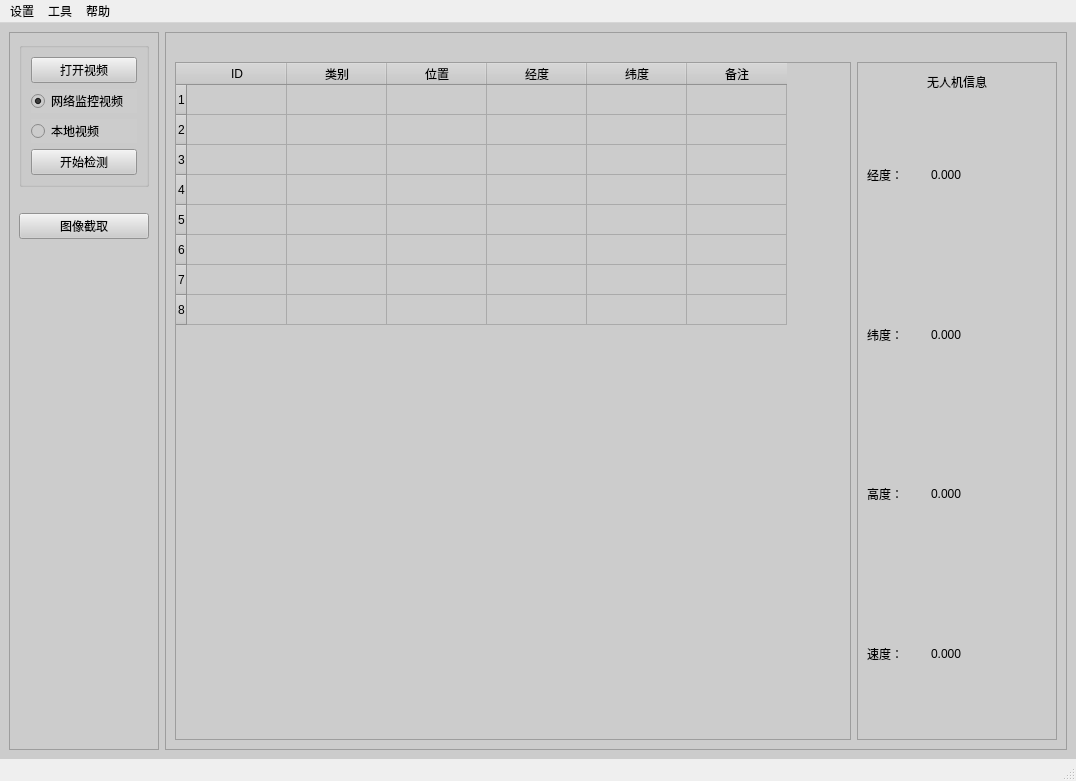
<?xml version="1.0" encoding="UTF-8"?>
<ui version="4.0">
 <class>MainWindow</class>
 <widget class="QMainWindow" name="MainWindow">
  <property name="geometry">
   <rect>
    <x>0</x>
    <y>0</y>
    <width>1076</width>
    <height>781</height>
   </rect>
  </property>
  <property name="windowTitle">
   <string>边疆监控软件——中电科特飞</string>
  </property>
  <widget class="QWidget" name="centralwidget">
   <property name="styleSheet">
    <string notr="true">background-color: rgb(204, 204, 204);</string>
   </property>
   <layout class="QHBoxLayout" name="horizontalLayout_2">
    <item>
     <layout class="QHBoxLayout" name="horizontalLayout" stretch="0,1">
      <item>
       <widget class="QFrame" name="frame_2">
        <property name="minimumSize">
         <size>
          <width>150</width>
          <height>0</height>
         </size>
        </property>
        <property name="maximumSize">
         <size>
          <width>130</width>
          <height>16777215</height>
         </size>
        </property>
        <property name="frameShape">
         <enum>QFrame::StyledPanel</enum>
        </property>
        <property name="frameShadow">
         <enum>QFrame::Raised</enum>
        </property>
        <layout class="QVBoxLayout" name="verticalLayout_4">
         <item>
          <widget class="QGroupBox" name="groupBox">
           <property name="title">
            <string/>
           </property>
           <layout class="QVBoxLayout" name="verticalLayout_2">
            <item>
             <widget class="QPushButton" name="pushButton">
              <property name="text">
               <string>打开视频</string>
              </property>
             </widget>
            </item>
            <item>
             <widget class="QRadioButton" name="radioButton_2">
              <property name="text">
               <string>网络监控视频</string>
              </property>
              <property name="checked">
               <bool>true</bool>
              </property>
              <attribute name="buttonGroup">
               <string notr="true">buttonGroup</string>
              </attribute>
             </widget>
            </item>
            <item>
             <widget class="QRadioButton" name="radioButton_3">
              <property name="text">
               <string>本地视频</string>
              </property>
              <attribute name="buttonGroup">
               <string notr="true">buttonGroup</string>
              </attribute>
             </widget>
            </item>
            <item>
             <widget class="QPushButton" name="pushButton_2">
              <property name="text">
               <string>开始检测</string>
              </property>
             </widget>
            </item>
           </layout>
          </widget>
         </item>
         <item>
          <spacer name="verticalSpacer_2">
           <property name="orientation">
            <enum>Qt::Vertical</enum>
           </property>
           <property name="sizeType">
            <enum>QSizePolicy::Fixed</enum>
           </property>
           <property name="sizeHint" stdset="0">
            <size>
             <width>20</width>
             <height>20</height>
            </size>
           </property>
          </spacer>
         </item>
         <item>
          <widget class="QPushButton" name="pushButton_3">
           <property name="text">
            <string>图像截取</string>
           </property>
          </widget>
         </item>
         <item>
          <spacer name="verticalSpacer">
           <property name="orientation">
            <enum>Qt::Vertical</enum>
           </property>
           <property name="sizeType">
            <enum>QSizePolicy::Expanding</enum>
           </property>
           <property name="sizeHint" stdset="0">
            <size>
             <width>20</width>
             <height>40</height>
            </size>
           </property>
          </spacer>
         </item>
        </layout>
       </widget>
      </item>
      <item>
       <widget class="QFrame" name="frame">
        <property name="minimumSize">
         <size>
          <width>810</width>
          <height>0</height>
         </size>
        </property>
        <property name="frameShape">
         <enum>QFrame::StyledPanel</enum>
        </property>
        <property name="frameShadow">
         <enum>QFrame::Raised</enum>
        </property>
        <layout class="QVBoxLayout" name="verticalLayout_3">
         <item>
          <widget class="QLabel" name="label">
           <property name="minimumSize">
            <size>
             <width>1</width>
             <height>1</height>
            </size>
           </property>
           <property name="maximumSize">
            <size>
             <width>1024</width>
             <height>800</height>
            </size>
           </property>
           <property name="sizeIncrement">
            <size>
             <width>1</width>
             <height>0</height>
            </size>
           </property>
           <property name="text">
            <string/>
           </property>
           <property name="pixmap">
            <pixmap>resources/icons/background.png</pixmap>
           </property>
           <property name="scaledContents">
            <bool>true</bool>
           </property>
          </widget>
         </item>
         <item>
          <layout class="QHBoxLayout" name="horizontalLayout_3">
           <item>
            <widget class="QTableWidget" name="tableWidget">
             <property name="minimumSize">
              <size>
               <width>1</width>
               <height>100</height>
              </size>
             </property>
             <property name="rowCount">
              <number>8</number>
             </property>
             <property name="columnCount">
              <number>6</number>
             </property>
             <row/>
             <row/>
             <row/>
             <row/>
             <row/>
             <row/>
             <row/>
             <row/>
             <column>
              <property name="text">
               <string>ID</string>
              </property>
             </column>
             <column>
              <property name="text">
               <string>类别</string>
              </property>
             </column>
             <column>
              <property name="text">
               <string>位置</string>
              </property>
             </column>
             <column>
              <property name="text">
               <string>经度</string>
              </property>
             </column>
             <column>
              <property name="text">
               <string>纬度</string>
              </property>
             </column>
             <column>
              <property name="text">
               <string>备注</string>
              </property>
             </column>
            </widget>
           </item>
           <item>
            <widget class="QFrame" name="frame_3">
             <property name="maximumSize">
              <size>
               <width>200</width>
               <height>16777215</height>
              </size>
             </property>
             <property name="frameShape">
              <enum>QFrame::StyledPanel</enum>
             </property>
             <property name="frameShadow">
              <enum>QFrame::Raised</enum>
             </property>
             <layout class="QVBoxLayout" name="verticalLayout">
              <item>
               <widget class="QLabel" name="label_8">
                <property name="maximumSize">
                 <size>
                  <width>16777215</width>
                  <height>20</height>
                 </size>
                </property>
                <property name="text">
                 <string>无人机信息</string>
                </property>
                <property name="alignment">
                 <set>Qt::AlignCenter</set>
                </property>
               </widget>
              </item>
              <item>
               <layout class="QGridLayout" name="gridLayout" columnstretch="1,2">
                <item row="0" column="0">
                 <widget class="QLabel" name="label_2">
                  <property name="text">
                   <string>经度：</string>
                  </property>
                 </widget>
                </item>
                <item row="0" column="1">
                 <widget class="QLabel" name="label_3">
                  <property name="text">
                   <string>0.000</string>
                  </property>
                 </widget>
                </item>
                <item row="1" column="0">
                 <widget class="QLabel" name="label_4">
                  <property name="text">
                   <string>纬度：</string>
                  </property>
                 </widget>
                </item>
                <item row="1" column="1">
                 <widget class="QLabel" name="label_5">
                  <property name="text">
                   <string>0.000</string>
                  </property>
                 </widget>
                </item>
                <item row="2" column="0">
                 <widget class="QLabel" name="label_6">
                  <property name="text">
                   <string>高度：</string>
                  </property>
                 </widget>
                </item>
                <item row="2" column="1">
                 <widget class="QLabel" name="label_7">
                  <property name="text">
                   <string>0.000</string>
                  </property>
                 </widget>
                </item>
                <item row="3" column="0">
                 <widget class="QLabel" name="label_9">
                  <property name="text">
                   <string>速度：</string>
                  </property>
                 </widget>
                </item>
                <item row="3" column="1">
                 <widget class="QLabel" name="label_10">
                  <property name="text">
                   <string>0.000</string>
                  </property>
                 </widget>
                </item>
               </layout>
              </item>
             </layout>
            </widget>
           </item>
          </layout>
         </item>
        </layout>
       </widget>
      </item>
     </layout>
    </item>
   </layout>
  </widget>
  <widget class="QMenuBar" name="menubar">
   <property name="geometry">
    <rect>
     <x>0</x>
     <y>0</y>
     <width>1076</width>
     <height>23</height>
    </rect>
   </property>
   <widget class="QMenu" name="menu">
    <property name="title">
     <string>设置</string>
    </property>
    <addaction name="actionmuxing"/>
    <addaction name="actioncc"/>
   </widget>
   <widget class="QMenu" name="menu_2">
    <property name="title">
     <string>帮助</string>
    </property>
    <addaction name="actionshiyong"/>
    <addaction name="actionguanyu"/>
   </widget>
   <widget class="QMenu" name="menu_3">
    <property name="title">
     <string>工具</string>
    </property>
    <addaction name="actionleibie"/>
   </widget>
   <addaction name="menu"/>
   <addaction name="menu_3"/>
   <addaction name="menu_2"/>
  </widget>
  <widget class="QStatusBar" name="statusbar">
   <property name="sizeGripEnabled">
    <bool>true</bool>
   </property>
  </widget>
  <action name="actionmuxing">
   <property name="text">
    <string>模型参数</string>
   </property>
  </action>
  <action name="actioncc">
   <property name="text">
    <string>视频源</string>
   </property>
   <property name="iconText">
    <string>视频源</string>
   </property>
  </action>
  <action name="actionshiyong">
   <property name="text">
    <string>使用教程</string>
   </property>
  </action>
  <action name="actionguanyu">
   <property name="text">
    <string>关于我们</string>
   </property>
  </action>
  <action name="actionleibie">
   <property name="text">
    <string>类别筛选</string>
   </property>
  </action>
 </widget>
 <resources/>
 <connections/>
 <buttongroups>
  <buttongroup name="buttonGroup"/>
 </buttongroups>
</ui>
